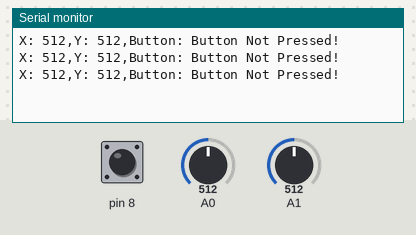
Simulated run of this sketch. Board: Arduino Uno, built with avr-gcc and run on an emulated ATmega328P. Parts: the last lines printed to the serial monitor. The test bench sets the inputs (shaded band); at power-on: pin 8 HIGH, A0 = 512, A1 = 512.

Above: at 1.3 s.
1.4 s: pin 8 pulled LOW for 0.6 s
At 1.9 s:
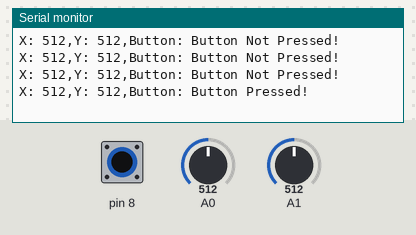
3.5 s: A0 set to 716
At 3.9 s:
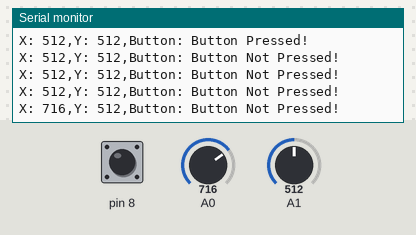
5.0 s: A1 set to 716
At 5.4 s:
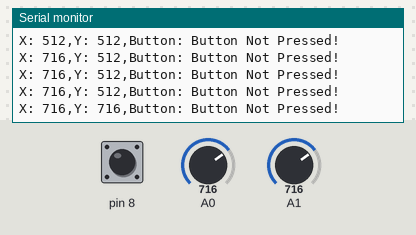
6.5 s: pin 8 pulled LOW for 1 s
At 6.9 s:
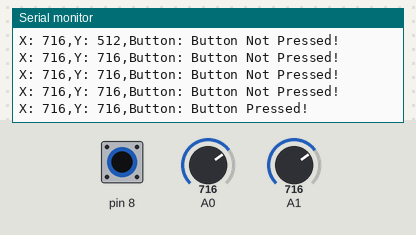
9.0 s: A0 set to 900
At 9.4 s:
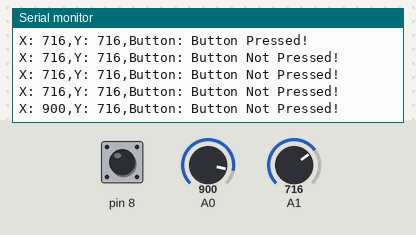
10.5 s: A1 set to 900
At 10.9 s:
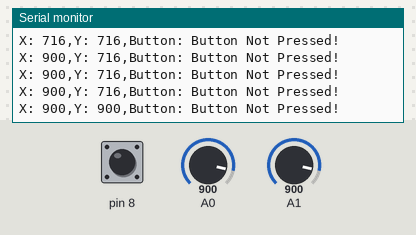
Timing chart, 0 to 13.0 s (numbered marks = the images above; inputs shaded):
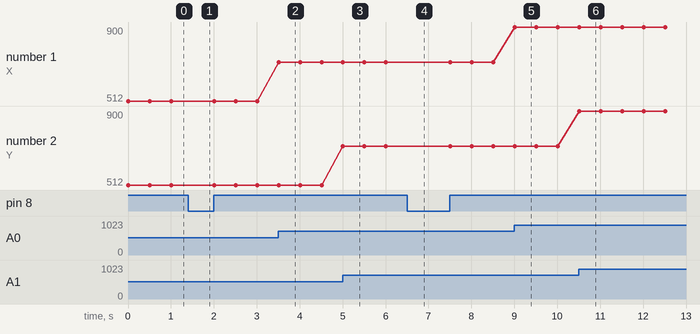

Measured:
- after the input at 1.4 s, the serial monitor: prints a new line after 0.10 s (image 1)
- after the input at 3.5 s, the serial monitor: prints a new line at once (image 2)
- after the input at 5.0 s, the serial monitor: prints a new line at once (image 3)
- after the input at 6.5 s, the serial monitor: prints a new line at once (image 4)
- after the input at 9.0 s, the serial monitor: prints a new line at once (image 5)
- after the input at 10.5 s, the serial monitor: prints a new line at once (image 6)
- plotted number 1: 512 → 716 after the input at 3.5 s, 716 → 900 after the input at 9.0 s

The sketch:

code.ino
```cpp
  int xValue = 0;
  int yValue = 0;
  int sw;

  void setup() {
    // put your setup code here, to run once:
    pinMode(8, INPUT_PULLUP);
    Serial.begin(9600);
  }

  void loop() {
    // put your main code here, to run repeatedly:
    xValue = analogRead(A0);
    yValue = analogRead(A1);

    sw = digitalRead(8);

    Serial.print("X: ");
    Serial.print(xValue);

    Serial.print(",Y: ");
    Serial.print(yValue);

    Serial.print(",Button: ");
    if(sw==LOW){
      Serial.print("Button Pressed!");
    }
    else{
      Serial.print("Button Not Pressed!");
    }
    Serial.println(" ");
    delay(500);
  }
```
